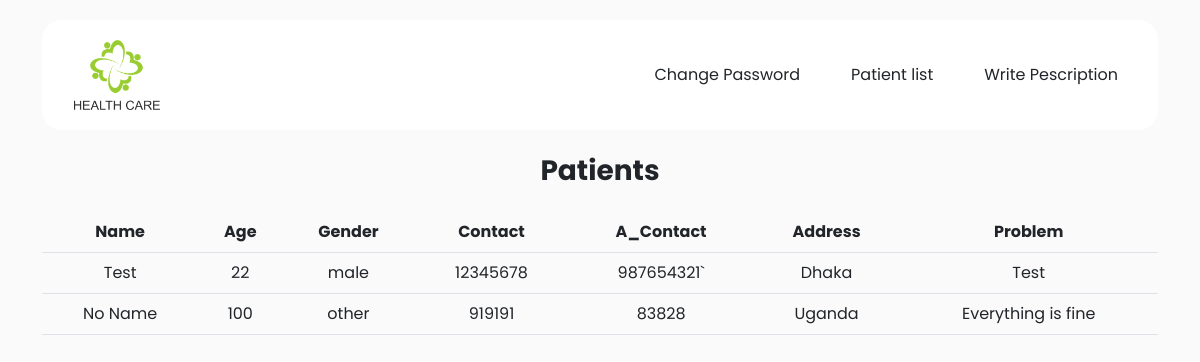
/doctor/patient-list.php, run on an earlier commit of the app's database.
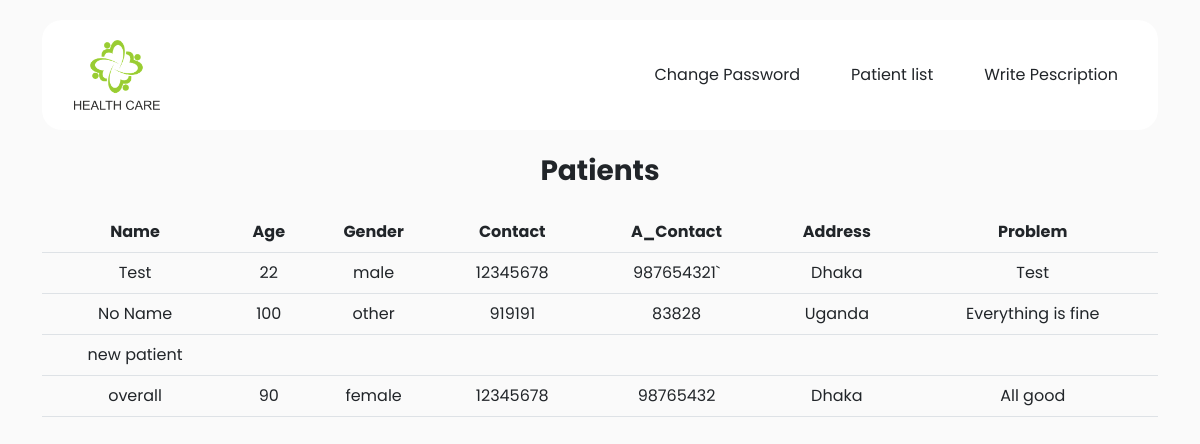
And on a later commit of the database.
### tables this page shows
CREATE TABLE `patient` (
  `id` int(100) NOT NULL,
  `name` varchar(100) NOT NULL,
  `age` varchar(100) NOT NULL,
  `gender` varchar(100) NOT NULL,
  `contact` varchar(100) NOT NULL,
  `a_contact` varchar(100) NOT NULL,
  `address` varchar(100) NOT NULL,
  `problem` varchar(1000) NOT NULL
);

### doctor/patient-list.php (the view, shortened to what this page needs)
<!doctype html>
<html lang="en">
  <head>
    <link href="https://cdn.jsdelivr.net/npm/bootstrap@5.1.3/dist/css/bootstrap.min.css" rel="stylesheet">
    <link rel="stylesheet" href="https://cdnjs.cloudflare.com/ajax/libs/font-awesome/6.1.1/css/all.min.css">
    <link rel="stylesheet" href="../css/style.css">
  </head>
  <body>
     <section class="topBar">
        <div class="container">
            <nav class="navbar navbar-expand-lg navbar-light bg-transparent">
                <div class="container-fluid">
                  <a class="navbar-brand" href="panel.php">
                    <img src="../img/logo.png" class="img-fluid logo" alt="">
                  </a>
                  <div class="collapse navbar-collapse" id="navbarSupportedContent">
                    <ul class="navbar-nav ms-auto mb-2 mb-lg-0">
                      <li class="nav-item dropdown">
                        <a href="change-pass.php" class="nav-link text-dark">
                            Change Password
                        </a>
                      </li>
                      <li class="nav-item dropdown">
                        <a href="patient-list.php" class="nav-link text-dark">Patient list</a>
                      </li>
                      <li class="nav-item dropdown">
                        <a href="pescription.php" class="nav-link text-dark">Write Pescription</a>
                      </li>
                    </ul>
                  </div>
                </div>
              </nav>
        </div>
    </section>
    <section class="addmin-cards py-4">
        <div class="container">
            <div class="text-center">
                <h3 class="fw-bold mb-4">
                    Patients
                </h3>
            </div>
        <table class="table text-center">
            <tr>
                <th>
                    Name
                </th>
                <th>
                    Age
                </th>
                <th>
                    Gender
                </th>
                <th>
                    Contact
                </th>
                <th>
                    A_Contact
                </th>
                <th>
                   Address
                </th>
                <th>
                    Problem
                </th>
            </tr>
            <?php
            require('php/config.php');
            $sql = "SELECT * FROM patient";
            $result = $conn->query($sql);
            if ($result->num_rows > 0) {
            while($row = $result->fetch_assoc()) {
                echo '<tr>';
                echo '<td>';
                echo $row["name"];
                echo '</td>';
                echo '<td>';
                echo $row["age"];
                echo '</td>';
                echo '<td>';
                echo $row["gender"];
                echo '</td>';
                echo '<td>';
                echo $row["contact"];
                echo '</td>';
                echo '<td>';
                echo $row["a_contact"];
                echo '</td>';
                echo '<td>';
                echo $row["address"];
                echo '</td>';
                echo '<td>';
                echo $row["problem"];
                echo '</td>';
                echo '</tr>';
            }
            } else {
            echo "0 results";
            }
            ?>
            </table>
        </div>
    </section>
  </body>
</html>

What changed in the data, as far as the page shows it:
added patient: name "new patient"
added patient: name "overall", age "90", gender "female", contact "12345678", a_contact "98765432", address "Dhaka", problem "All good"
